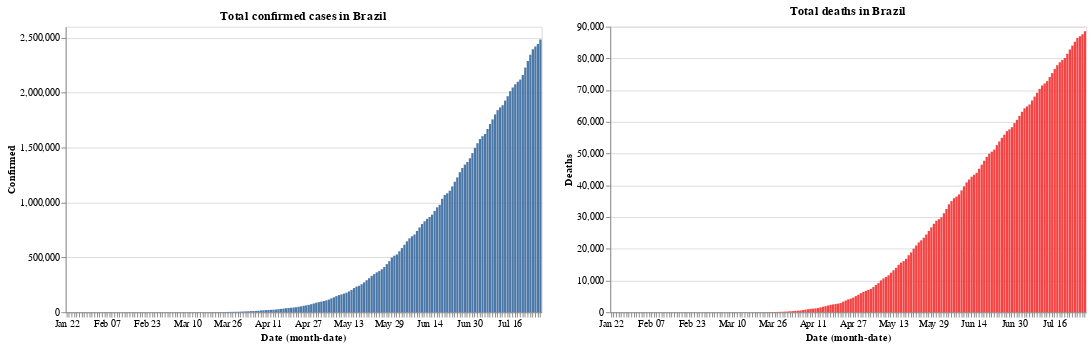

Notebook code for this chart:
### Code cell
red = alt.value("#f54242")
green = alt.value('green')
purple = alt.value('purple')
orange = alt.value('orange')

base.encode(y='Confirmed').properties(title='Total confirmed cases in Brazil')|base.encode(y='Deaths', color=red).properties(title='Total deaths in Brazil')

### Figure 1 — Vega-Lite specification as saved in the notebook (floating-point values rounded to 4 significant figures; data arrays with more than 128 entries replaced by an {"elided": "..."} marker saying what was removed)
{"config": {"view": {"continuousWidth": 400, "continuousHeight": 300}}, "hconcat": [{"mark": "bar", "encoding": {"x": {"type": "ordinal", "field": "Date", "timeUnit": "monthdate"}, "y": {"type": "quantitative", "field": "Confirmed"}}, "title": "Total confirmed cases in Brazil", "width": 500}, {"mark": "bar", "encoding": {"color": {"value": "#f54242"}, "x": {"type": "ordinal", "field": "Date", "timeUnit": "monthdate"}, "y": {"type": "quantitative", "field": "Deaths"}}, "title": "Total deaths in Brazil", "width": 500}], "data": {"name": "data-b7c14f6e114b664be5a6b329d6be2387"}, "$schema": "https://vega.github.io/schema/vega-lite/v4.8.1.json", "datasets": {"data-b7c14f6e114b664be5a6b329d6be2387": {"elided": "189 records"}}}
